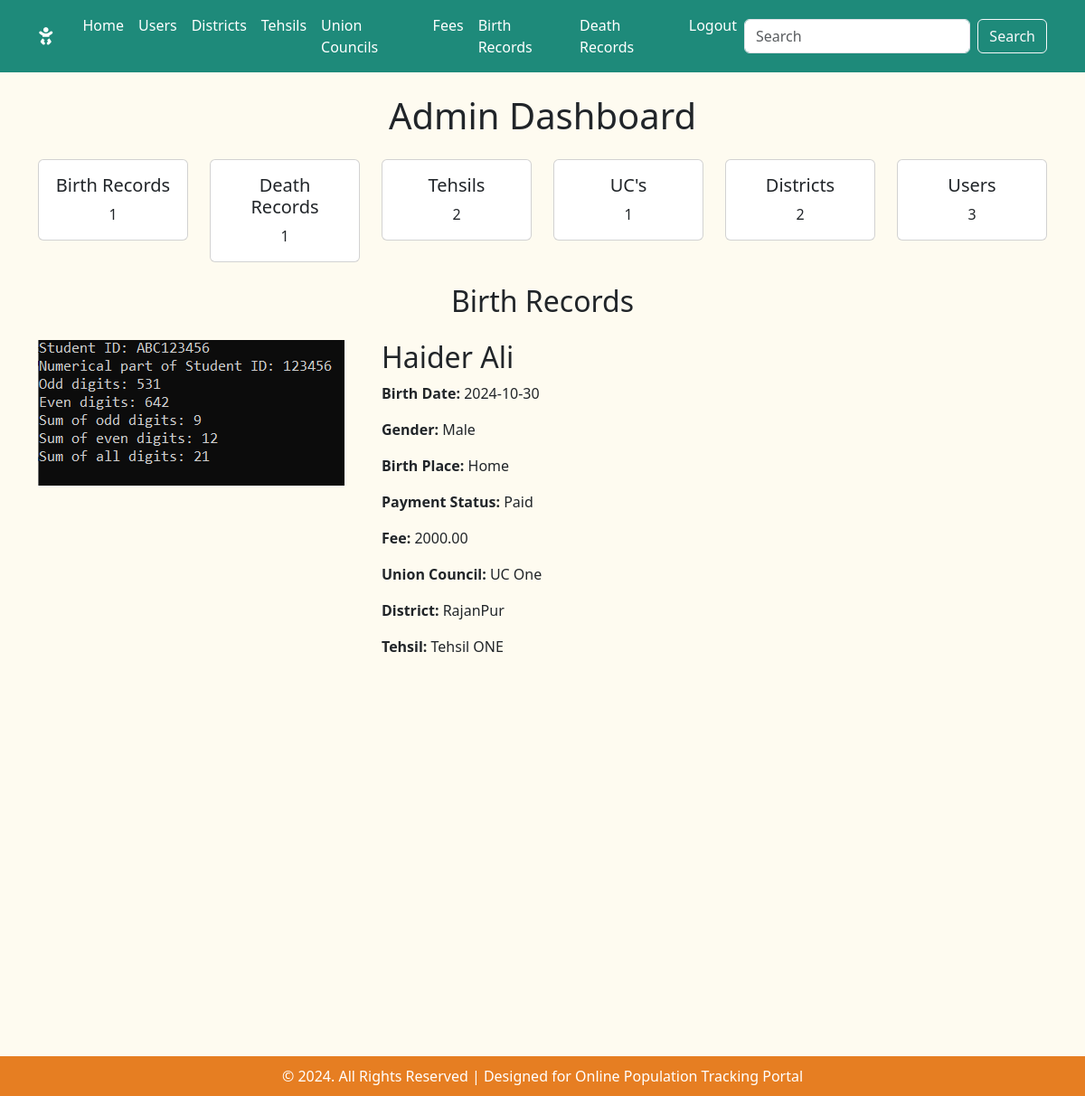
/admin/home.php (signed in), run on the app's committed database.
### tables this page shows
CREATE TABLE `birthrecords` (
  `BirthRecordID` int(11) NOT NULL,
  `ChildName` varchar(100) NOT NULL,
  `BirthDate` date NOT NULL,
  `Gender` enum('Male','Female') NOT NULL,
  `MotherNIC` varchar(13) NOT NULL,
  `FatherNIC` varchar(13) NOT NULL,
  `BirthPlace` varchar(100) NOT NULL,
  `PaymentStatus` enum('Paid','Unpaid') DEFAULT 'Unpaid',
  `Fee` decimal(10,2) NOT NULL,
  `DistrictID` int(11) DEFAULT NULL,
  `TehsilID` int(11) DEFAULT NULL,
  `UnionCouncilID` int(11) DEFAULT NULL,
  `UserID` int(11) DEFAULT NULL,
  `TransactionImage` varchar(255) DEFAULT NULL
);

CREATE TABLE `unioncouncils` (
  `UnionCouncilID` int(11) NOT NULL,
  `UnionCouncilName` varchar(255) NOT NULL,
  `TehsilID` int(11) NOT NULL
);

CREATE TABLE `districts` (
  `DistrictID` int(11) NOT NULL,
  `DistrictName` varchar(100) NOT NULL
);

CREATE TABLE `tehsils` (
  `TehsilID` int(11) NOT NULL,
  `TehsilName` varchar(255) NOT NULL,
  `DistrictID` int(11) NOT NULL
);

### admin/home.php (the view, shortened to what this page needs)
<?php
include('include/db_connect.inc');
include('include/header.inc');
include('include/nav.inc');
$totalBirthRecordsQuery = "SELECT COUNT(*) as total FROM birthrecords";
$totalDeathRecordsQuery = "SELECT COUNT(*) as total FROM deathrecords";
$totalTehsilsQuery = "SELECT COUNT(*) as total FROM tehsils";
$totalUnionCouncilsQuery = "SELECT COUNT(*) as total FROM unioncouncils";
$totalDistrictsQuery = "SELECT COUNT(*) as total FROM districts";
$totalUsersQuery = "SELECT COUNT(*) as total FROM users";
$totalBirthRecords = $conn->query($totalBirthRecordsQuery)->fetch_assoc()['total'];
$totalDeathRecords = $conn->query($totalDeathRecordsQuery)->fetch_assoc()['total'];
$totalTehsils = $conn->query($totalTehsilsQuery)->fetch_assoc()['total'];
$totalUnionCouncils = $conn->query($totalUnionCouncilsQuery)->fetch_assoc()['total'];
$totalDistricts = $conn->query($totalDistrictsQuery)->fetch_assoc()['total'];
$totalUsers = $conn->query($totalUsersQuery)->fetch_assoc()['total'];
?>
<main class="container my-4">
    <h1 class="m-4 text-center">Admin Dashboard</h1>
    <div class="row mb-4">
        <div class="col-md-2">
            <div class="card text-center">
                <div class="card-body">
                    <h5 class="card-title">Birth Records</h5>
                    <p class="card-text"><?= htmlspecialchars($totalBirthRecords) ?></p>
                </div>
            </div>
        </div>
        <div class="col-md-2">
            <div class="card text-center">
                <div class="card-body">
                    <h5 class="card-title">Death Records</h5>
                    <p class="card-text"><?= htmlspecialchars($totalDeathRecords) ?></p>
                </div>
            </div>
        </div>
        <div class="col-md-2">
            <div class="card text-center">
                <div class="card-body">
                    <h5 class="card-title">Tehsils</h5>
                    <p class="card-text"><?= htmlspecialchars($totalTehsils) ?></p>
                </div>
            </div>
        </div>
        <div class="col-md-2">
            <div class="card text-center">
                <div class="card-body">
                    <h5 class="card-title">UC's</h5>
                    <p class="card-text"><?= htmlspecialchars($totalUnionCouncils) ?></p>
                </div>
            </div>
        </div>
        <div class="col-md-2">
            <div class="card text-center">
                <div class="card-body">
                    <h5 class="card-title">Districts</h5>
                    <p class="card-text"><?= htmlspecialchars($totalDistricts) ?></p>
                </div>
            </div>
        </div>
        <div class="col-md-2">
            <div class="card text-center">
                <div class="card-body">
                    <h5 class="card-title">Users</h5>
                    <p class="card-text"><?= htmlspecialchars($totalUsers) ?></p>
                </div>
            </div>
        </div>
    </div>
    <h2 class="m-4 text-center">Birth Records</h2>
    <?php
    $query = "SELECT br.BirthRecordID, br.ChildName, br.BirthDate, br.Gender, br.BirthPlace,
              br.PaymentStatus, br.Fee, uc.UnionCouncilName, d.DistrictName, t.TehsilName,
              br.TransactionImage
              FROM birthrecords br
              LEFT JOIN unioncouncils uc ON br.UnionCouncilID = uc.UnionCouncilID
              LEFT JOIN districts d ON br.DistrictID = d.DistrictID
              LEFT JOIN tehsils t ON br.TehsilID = t.TehsilID";
    $stmt = $conn->prepare($query);
    $stmt->execute();
    $result = $stmt->get_result();
    if ($result->num_rows > 0): ?>
        <?php while ($record = $result->fetch_assoc()): ?>
            <div class="row mb-5">
                <div class="col-md-4">
                    <img src="../<?= htmlspecialchars($record['TransactionImage']) ?>" alt="Transaction Image" class="img-fluid mb-3">
                </div>
                <div class="col-md-8">
                    <h2><?= htmlspecialchars($record['ChildName']) ?></h2>
                    <p><strong>Birth Date:</strong> <?= htmlspecialchars($record['BirthDate']) ?></p>
                    <p><strong>Gender:</strong> <?= htmlspecialchars($record['Gender']) ?></p>
                    <p><strong>Birth Place:</strong> <?= htmlspecialchars($record['BirthPlace']) ?></p>
                    <p><strong>Payment Status:</strong> <?= htmlspecialchars($record['PaymentStatus']) ?></p>
                    <p><strong>Fee:</strong> <?= htmlspecialchars($record['Fee']) ?></p>
                    <p><strong>Union Council:</strong> <?= htmlspecialchars($record['UnionCouncilName']) ?></p>
                    <p><strong>District:</strong> <?= htmlspecialchars($record['DistrictName']) ?></p>
                    <p><strong>Tehsil:</strong> <?= htmlspecialchars($record['TehsilName']) ?></p>
                </div>
            </div>
        <?php endwhile; ?>
    <?php endif; ?>
</main>
<?php include('include/footer.inc'); ?>

### admin/assets/css/style.css (style rules this page uses)
body { background-color: #fefbf0; }
h1,h3 { margin: 30px; text-align: center; }
main { height: 130vh; }

### data on the page
birthrecords: TransactionImage (picture), ChildName "Haider Ali", BirthDate "2024-10-30", Gender "Male", BirthPlace "Home", PaymentStatus "Paid", Fee "2000.00", UnionCouncilID.UnionCouncilName "UC One", DistrictID.DistrictName "RajanPur", TehsilID.TehsilName "Tehsil ONE"

### other printed values
$totalBirthRecords "1"
$totalDeathRecords "1"
$totalTehsils "2"
$totalUnionCouncils "1"
$totalDistricts "2"
$totalUsers "3"
